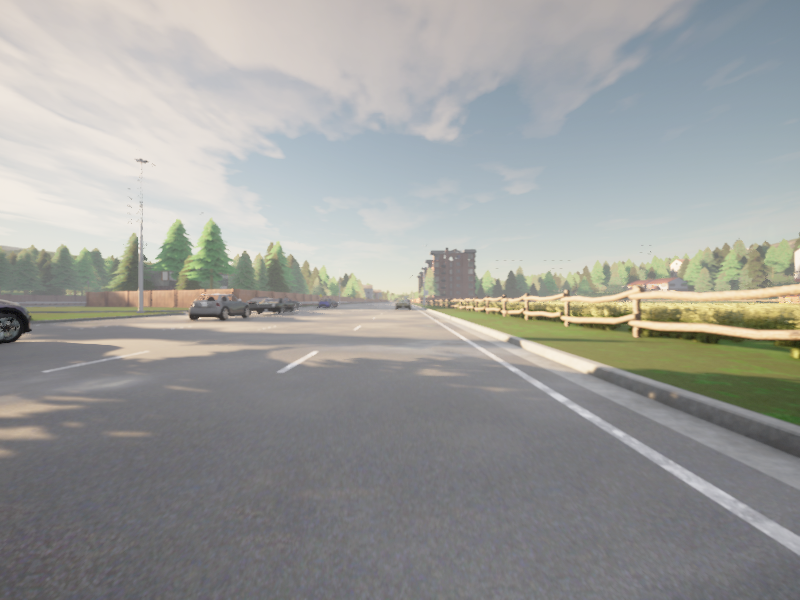
#> input picture server/data_aug/aug_strategy/1.png, 800 x 600 px
$ python RainStrategy.py
#> lines starting #> are read from the running program, lines starting #| are printed output that depends on the picture
#> further down, img is the input picture: PIL image 800x600 RGB; mean R, G, B 157.1, 158, 155.5
import math
from io import BytesIO

import cv2
import numpy as np
from PIL import Image, ImageOps, ImageDraw
from pkg_resources import resource_filename

from data_aug.tools.file_tools import get_all_camera_ph


# 阴影扩增
def rain_aug(task_obj, config_obj, target_dir):
    print('--------------------------------------0')
    # 是否分别对不同车辆数据进行扩增
    separate_flag = config_obj.separate_flag

    file_list = get_all_camera_ph(target_dir, separate_flag)

    default_flag = config_obj.default_flag
    aug_para = config_obj.aug_para

    fog = Rain()


    for file in file_list:
        # 使用默认参数
        if (default_flag):
            img = Image.open(file)
            img = fog(img, mag=0, prob=1)
            # 保存输出图像
            img.save(file)
        else:
            img = Image.open(file)
            img = fog(img, mag=aug_para, prob=1)
            # 保存输出图像
            img.save(file)

class Rain:
    def __init__(self, rng=None):
        self.rng = np.random.default_rng() if rng is None else rng

    def __call__(self, img, mag=-1, prob=1.):
#> called with mag = 2, prob = 1
        if self.rng.uniform(0, 1) > prob:
            return img

        img = img.copy()
        w, h = img.size
#> w = 800; h = 600
        n_channels = len(img.getbands())
#> n_channels = 3
        isgray = n_channels == 1
#> isgray = False
        line_width = self.rng.integers(1, 2)

        c = [1000, 8000, 18000]
        if mag < 0 or mag >= len(c):
            index = 0
        else:
            index = mag
        c = c[index]

        n_rains = self.rng.integers(c, c + 20)
        slant = self.rng.integers(-60, 60)
        fillcolor = 200 if isgray else (200, 200, 200)
#> fillcolor = (200, 200, 200)

        draw = ImageDraw.Draw(img)
        max_length = min(w, h, 10)
#> max_length = 10
        for i in range(1, n_rains):
            length = self.rng.integers(5, max_length)
            x1 = self.rng.integers(0, w - length)
            y1 = self.rng.integers(0, h - length)
            x2 = x1 + length * math.sin(slant * math.pi / 180.)
            y2 = y1 + length * math.cos(slant * math.pi / 180.)
            x2 = int(x2)
            y2 = int(y2)
            draw.line([(x1, y1), (x2, y2)], width=line_width, fill=fillcolor)

        return img

if __name__ == '__main__':
    img = Image.open('1.png')
    fog = Rain()

    img = fog(img, mag=2, prob=1)
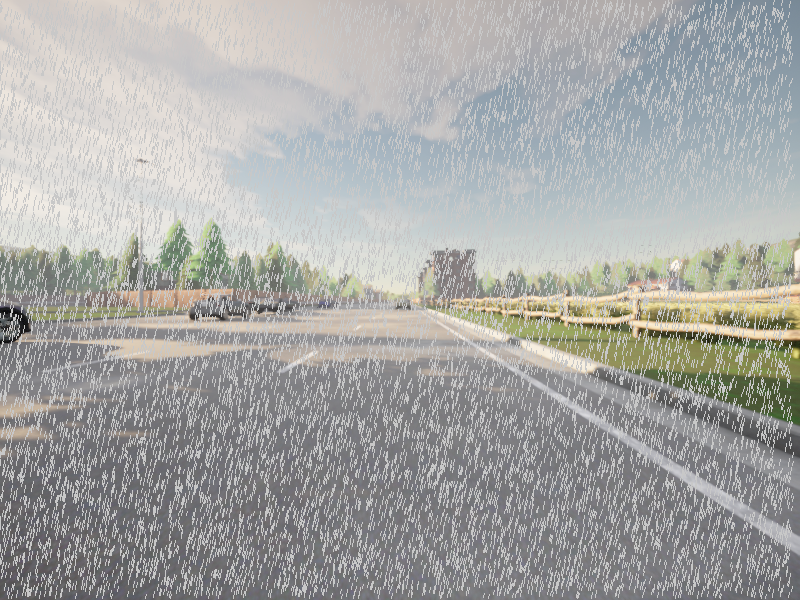
#> img: PIL image 800x600 RGB; mean R, G, B 166.9, 167.6, 165.7
    # 保存输出图像
    img.save('1_rain.png')
